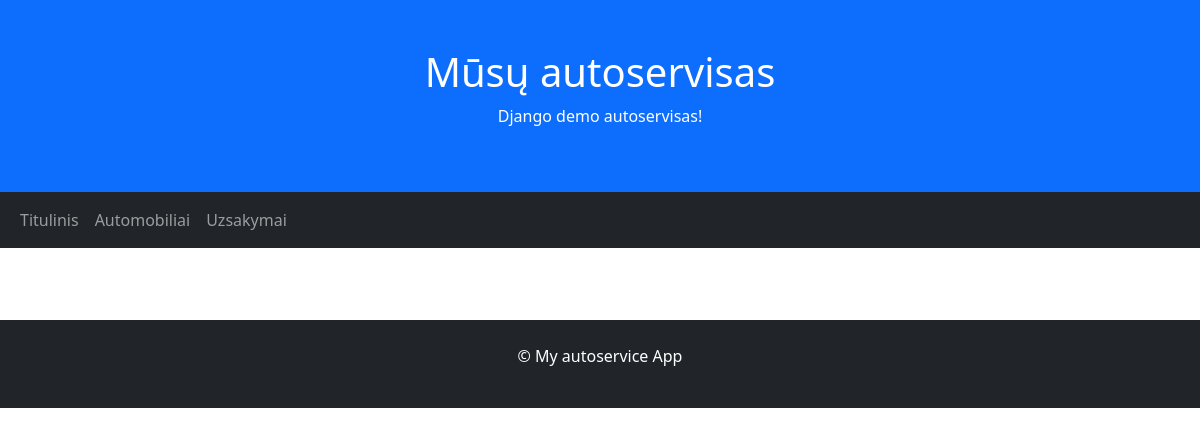
The page /cars/ on the database as committed earlier.
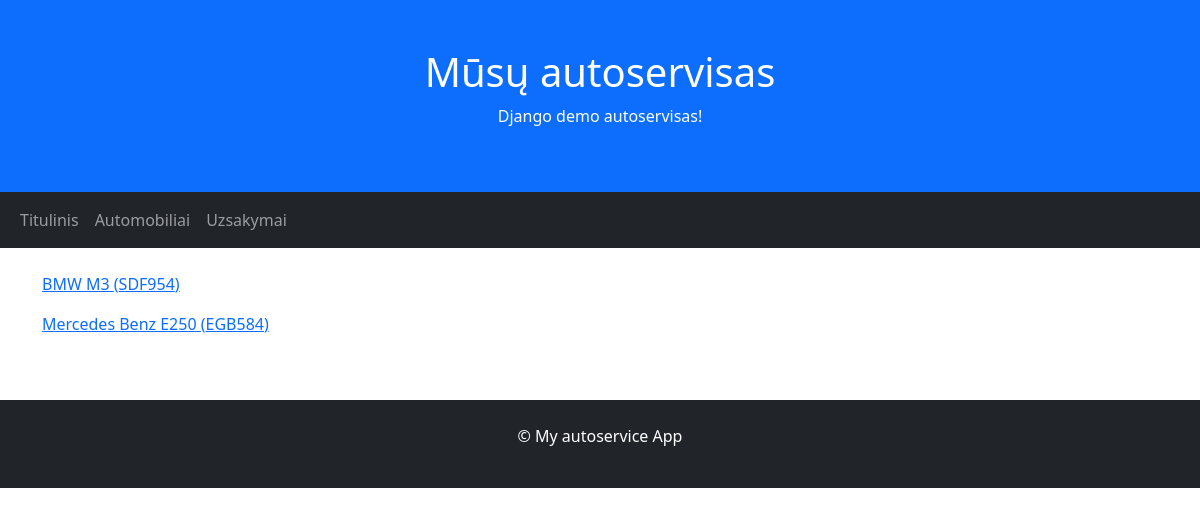
The same page on the database as committed later.
### autoservice/models.py (models this page shows)
class Car(models.Model):
    make = models.CharField()
    model = models.CharField()
    license_plate = models.CharField()
    vin_code = models.CharField()
    client_name = models.CharField()
    def __str__(self):
        return f"{self.make} {self.model}"

### autoservice/views.py (the view)
# urls.py: path('cars/', views.cars, name="cars"),
def cars(request):
    context = {
        'cars': Car.objects.all(),
    }
    return render(request, template_name="cars.html", context=context)

### autoservice/templates/cars.html (shortened to what this page needs)
{% extends 'base.html' %}
{% block content %}
{% for car in cars %}
<p><a href="{% url 'car' car.pk %}">{{ car }} ({{ car.license_plate }})</a></p>
{% endfor %}
{% endblock %}

### autoservice/templates/base.html (shortened to what this page needs)
<!DOCTYPE html>
<html lang="en">
<head>
    <link href="https://cdn.jsdelivr.net/npm/bootstrap@5.3.2/dist/css/bootstrap.min.css" rel="stylesheet">
    {% load static %}
</head>
<body>
<div class="p-5 bg-primary text-white text-center">
    <h1>Mūsų autoservisas</h1>
    <p>Django demo autoservisas!</p>
</div>
<nav class="navbar navbar-expand-sm bg-dark navbar-dark">
    <div class="container-fluid">
        <div class="collapse navbar-collapse" id="mynavbar">
        <ul class="navbar-nav me-auto">
            <li class="nav-item">
                <a class="nav-link" href="{% url 'index' %}">Titulinis</a>
            </li>
                        <li class="nav-item">
                <a class="nav-link" href="{% url 'cars' %}">Automobiliai</a>
            </li>
            <li class="nav-item">
                <a class="nav-link" href="{% url 'orders' %}">Uzsakymai</a>
            </li>
        </ul>
        </div>
    </div>
</nav>
<div class="container mt-4">
    <div class="row">
        <div class="col-sm">
            {% block content %}{% endblock %}
        </div>
    </div>
</div>
<div class="mt-5 p-4 bg-dark text-white text-center">
    <p>© My autoservice App</p>
</div>
</body>
</html>

Rows that differ between the two databases and show on the page:
added Car: make+model "BMW M3", license_plate "SDF954"
added Car: make+model "Mercedes Benz E250", license_plate "EGB584"
